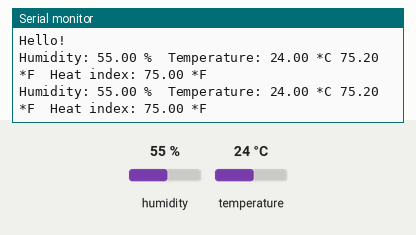
The sketch below on a simulated Arduino Uno, built with avr-gcc and run on an emulated ATmega328P. On the bench: the last lines printed to the serial monitor. Inputs (shaded band) come from the test bench; at power-on: humidity 55 %, temperature 24 °C.

Above: at 4.8 s.
4.9 s: humidity set to 22 %
At 6.6 s:
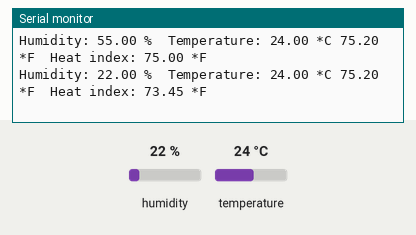
7.9 s: temperature set to 41 °C
At 8.9 s:
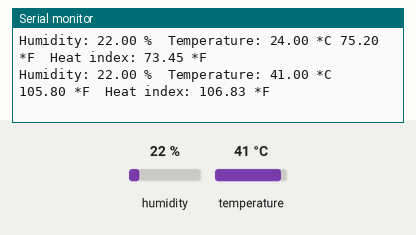
14.4 s: humidity set to 40 %
At 14.4 s:
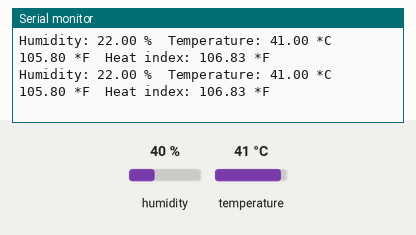
Timing chart, 0 to 17.4 s (numbered marks = the images above; inputs shaded):
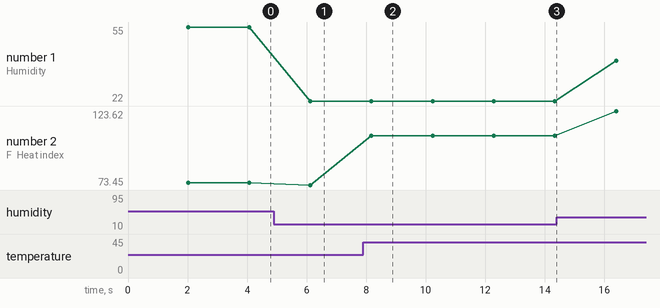

Measured:
- after the input at 4.9 s, the serial monitor: prints a new line after 1.2 s (image 1)
- after the input at 7.9 s, the serial monitor: prints a new line after 0.28 s (image 2)
- plotted number 1: 55 → 22 after the input at 4.9 s, 22 → 40 after the input at 14.4 s
- plotted number 2: 75 → 73.45 after the input at 4.9 s, 73.45 → 106.83 after the input at 7.9 s, 106.83 → 123.62 after the input at 14.4 s

The sketch:

DHTtester.ino
```cpp
// Example testing sketch for various DHT humidity/temperature sensors
// Written by ladyada, public domain
#include <SoftwareSerial.h>

SoftwareSerial BTSerial(2, 3); //Connect HC-06. Use your (TX, RX) settings

#include "DHT.h"

#define DHTPIN 4     // what pin we're connected to

// Uncomment whatever type you're using!
#define DHTTYPE DHT11   // DHT 11
//#define DHTTYPE DHT22   // DHT 22  (AM2302)
//#define DHTTYPE DHT21   // DHT 21 (AM2301)

// Connect pin 1 (on the left) of the sensor to +5V
// NOTE: If using a board with 3.3V logic like an Arduino Due connect pin 1
// to 3.3V instead of 5V!
// Connect pin 2 of the sensor to whatever your DHTPIN is
// Connect pin 4 (on the right) of the sensor to GROUND
// Connect a 10K resistor from pin 2 (data) to pin 1 (power) of the sensor

// Initialize DHT sensor for normal 16mhz Arduino
DHT dht(DHTPIN, DHTTYPE);
// NOTE: For working with a faster chip, like an Arduino Due or Teensy, you
// might need to increase the threshold for cycle counts considered a 1 or 0.
// You can do this by passing a 3rd parameter for this threshold.  It's a bit
// of fiddling to find the right value, but in general the faster the CPU the
// higher the value.  The default for a 16mhz AVR is a value of 6.  For an
// Arduino Due that runs at 84mhz a value of 30 works.
// Example to initialize DHT sensor for Arduino Due:
//DHT dht(DHTPIN, DHTTYPE, 30);

void setup() {
  Serial.begin(9600);
  Serial.println("DHTxx test!");

   Serial.println("Hello!");

  BTSerial.begin(9600);  // set the data rate for the BT port

  dht.begin();
}

void loop() {
  // Wait a few seconds between measurements.
  delay(2000);

  // Reading temperature or humidity takes about 250 milliseconds!
  // Sensor readings may also be up to 2 seconds 'old' (its a very slow sensor)
  float h = dht.readHumidity();
  // Read temperature as Celsius
  float t = dht.readTemperature();
  // Read temperature as Fahrenheit
  float f = dht.readTemperature(true);

  // Check if any reads failed and exit early (to try again).
  if (isnan(h) || isnan(t) || isnan(f)) {
    Serial.println("Failed to read from DHT sensor!");
    return;
  }

  // Compute heat index
  // Must send in temp in Fahrenheit!
  float hi = dht.computeHeatIndex(f, h);

  Serial.print("Humidity: ");
  Serial.print(h);
  Serial.print(" %\t");
  Serial.print("Temperature: ");
  Serial.print(t);
  Serial.print(" *C ");
  Serial.print(f);
  Serial.print(" *F\t");
  Serial.print("Heat index: ");
  Serial.print(hi);
  Serial.println(" *F");

  BTSerial.print("HUM:");
  BTSerial.print(h);
  BTSerial.print("TMP:");
  BTSerial.println(t);
}
```
